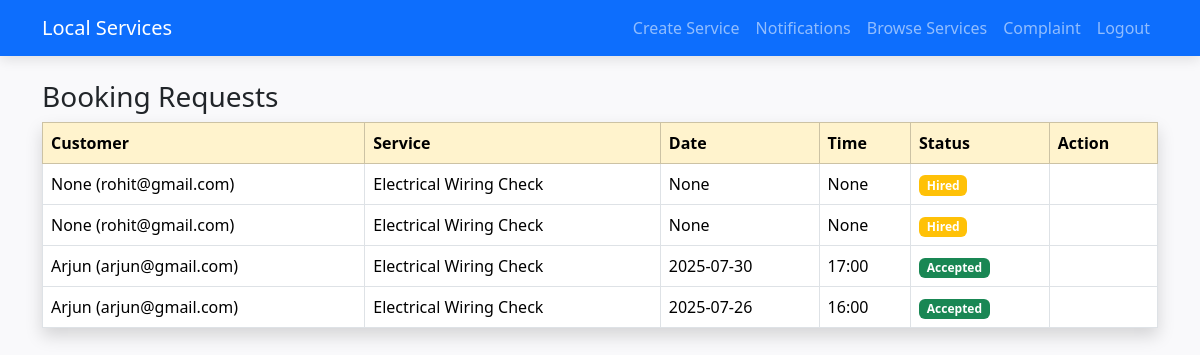
Before: /provider/notifications (signed in) with the older database file.
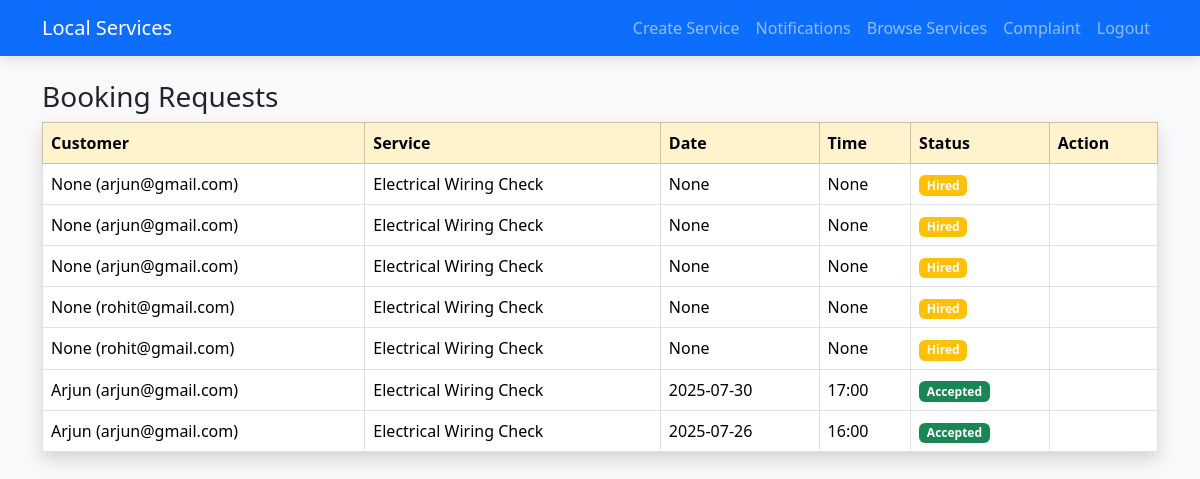
After: the same page with the newer database file.
### app.py (models this page shows, shortened)
class Booking(db.Model):
    id = db.Column(db.Integer, primary_key=True)
    customer_id = db.Column(db.Integer, db.ForeignKey('user.id'), nullable=False)
    provider_id = db.Column(db.Integer, db.ForeignKey('user.id'), nullable=False)
    service_id = db.Column(db.Integer, db.ForeignKey('service.id'), nullable=False)
    customer_name = db.Column(db.String(100))
    age = db.Column(db.Integer)
    gender = db.Column(db.String(20))
    address = db.Column(db.String(200))
    date = db.Column(db.String(50))
    time = db.Column(db.String(50))
    payment_method = db.Column(db.String(20))
    rating = db.Column(db.Integer, default=0)
    status = db.Column(db.String(20), default="Pending")
    timestamp = db.Column(db.DateTime, default=datetime.utcnow)
    service = db.relationship('Service', backref='bookings', lazy=True)
    customer = db.relationship('User', foreign_keys=[customer_id], backref='customer_bookings', lazy=True)
    provider = db.relationship('User', foreign_keys=[provider_id], backref='provider_bookings', lazy=True)

class User(UserMixin, db.Model):
    id = db.Column(db.Integer, primary_key=True)
    username = db.Column(db.String(150), nullable=False, unique=True)
    email = db.Column(db.String(150), nullable=False, unique=True)
    password = db.Column(db.String(150), nullable=False)
    role = db.Column(db.String(50), nullable=False, default='customer')  # customer/provider/admin
    location = db.Column(db.String(100))

class Service(db.Model):
    id = db.Column(db.Integer, primary_key=True)
    provider_id = db.Column(db.Integer, db.ForeignKey('user.id'), nullable=False)
    name = db.Column(db.String(100), nullable=False)
    description = db.Column(db.Text, nullable=False)
    price = db.Column(db.Float, nullable=False)
    location = db.Column(db.String(100), nullable=False)
    is_available = db.Column(db.Boolean, default=True)
    provider = db.relationship('User', backref='services')

### app.py (the view)
@app.route('/provider/notifications')
@login_required
def provider_notifications():
    if current_user.role != "provider":
        flash("Access Denied", "danger")
        return redirect(url_for('index'))
    bookings = Booking.query.filter_by(provider_id=current_user.id).order_by(Booking.timestamp.desc()).all()
    return render_template('provider_notifications.html', bookings=bookings)

### app.py (called while the page is built)
@login_manager.user_loader
def load_user(user_id):
    return User.query.get(int(user_id))

@app.context_processor
def inject_provider_notifications():
    pending_count = 0
    if current_user.is_authenticated and current_user.role == "provider":
        pending_count = Booking.query.filter_by(provider_id=current_user.id, status="Pending").count()
    return dict(provider_pending_count=pending_count)

### templates/provider_notifications.html (shortened to what this page needs)
{% extends "base.html" %}
{% block content %}
<h3>Booking Requests</h3>
<table class="table table-bordered shadow">
    <thead class="table-warning">
        <tr>
            <th>Customer</th>
            <th>Service</th>
            <th>Date</th>
            <th>Time</th>
            <th>Status</th>
            <th>Action</th>
        </tr>
    </thead>
    <tbody>
        {% for b in bookings %}
        <tr>
            <td>{{ b.customer_name }} ({{ b.customer.email }})</td>
            <td>{{ b.service.name }}</td>
            <td>{{ b.date }}</td>
            <td>{{ b.time }}</td>
            <td>
                <span class="badge bg-{{ 'success' if b.status=='Accepted' else 'danger' if b.status=='Rejected' else 'warning' }}">
                    {{ b.status }}
                </span>
            </td>
            <td>
            </td>
        </tr>
        {% endfor %}
    </tbody>
</table>
{% endblock %}

Changed rows visible on the page:
added Booking: customer_name "None", customer.email "arjun@gmail.com", service.name "Electrical Wiring Check", date "None", time "None", status "Hired"
added Booking: customer_name "None", customer.email "arjun@gmail.com", service.name "Electrical Wiring Check", date "None", time "None", status "Hired"
added Booking: customer_name "None", customer.email "arjun@gmail.com", service.name "Electrical Wiring Check", date "None", time "None", status "Hired"
